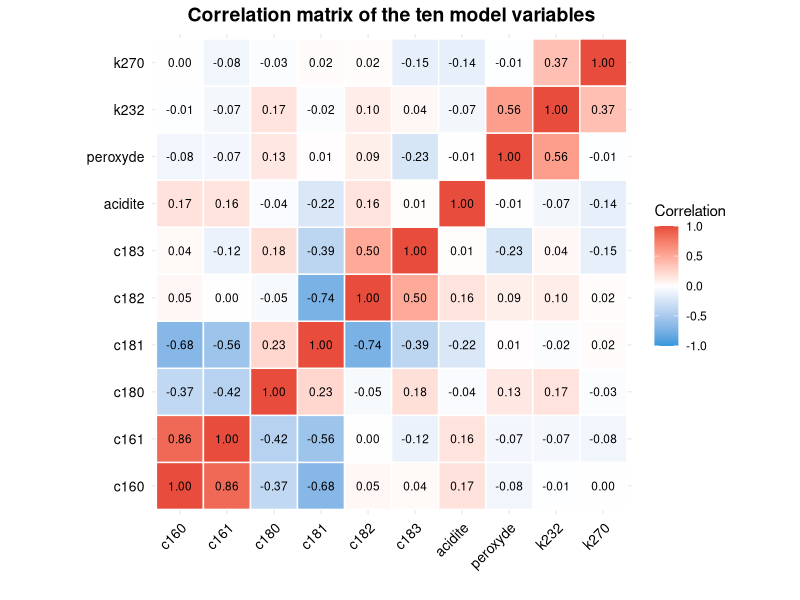
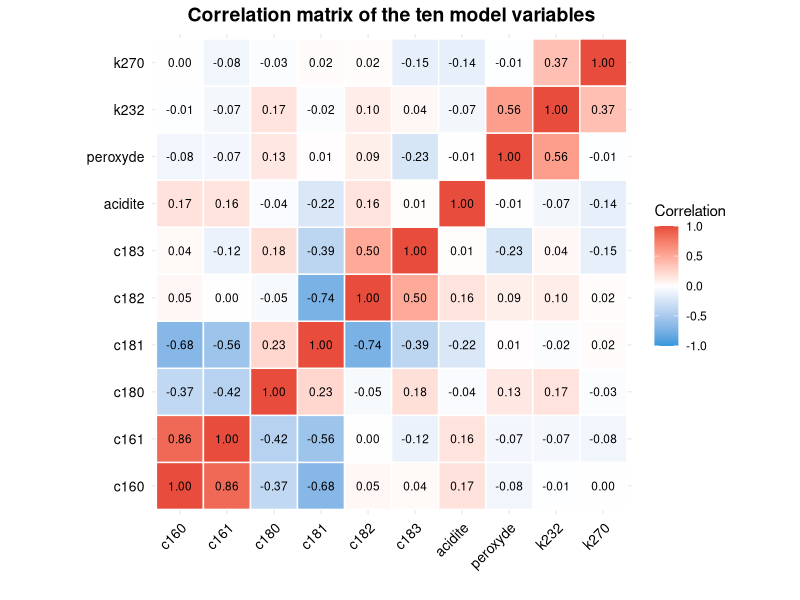

R code for these plots, in order:
# Correlation Matrix Plot - Complete Code
# Run this entire script at once

# 1. Load library
library(ggplot2)

# 2. Read the data
df <- read.csv("data_clean.csv")

# 3. Select the 10 model variables
vars <- c("c160", "c161", "c180", "c181", "c182", "c183", 
          "acidite", "peroxyde", "k232", "k270")

# 4. Compute the correlation matrix
cor_matrix <- cor(df[, vars], use = "pairwise.complete.obs")

# 5. Convert to long format for ggplot
melted_cor <- as.data.frame(as.table(cor_matrix))
names(melted_cor) <- c("Var1", "Var2", "value")

# 6. Create the plot
p <- ggplot(melted_cor, aes(x = Var1, y = Var2, fill = value)) +
  geom_tile(color = "white", size = 0.5) +
  geom_text(aes(label = sprintf("%.2f", value)), color = "black", size = 3) +
  scale_fill_gradient2(low = "#3498db", mid = "white", high = "#e74c3c", 
                       midpoint = 0, limit = c(-1, 1), name = "Correlation") +
  theme_minimal() +
  theme(
    axis.text.x = element_text(angle = 45, hjust = 1, size = 10, color = "black"),
    axis.text.y = element_text(size = 10, color = "black"),
    plot.title = element_text(hjust = 0.5, face = "bold", size = 14),
    legend.position = "right"
  ) +
  labs(title = "Correlation matrix of the ten model variables",
       x = "", y = "") +
  coord_fixed()

# 7. Display and save
print(p)
ggsave("correlation.png", plot = p, width = 8, height = 7, dpi = 300)
